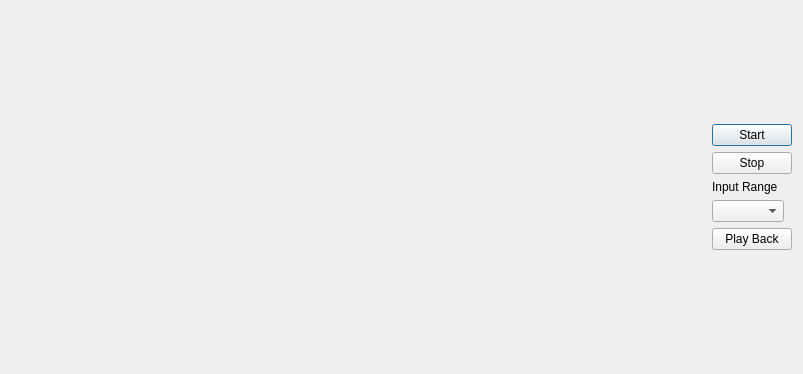
<?xml version="1.0" encoding="UTF-8"?>
<ui version="4.0">
 <class>SBMEECGAcquisitionDlg</class>
 <widget class="QDialog" name="SBMEECGAcquisitionDlg">
  <property name="geometry">
   <rect>
    <x>0</x>
    <y>0</y>
    <width>803</width>
    <height>374</height>
   </rect>
  </property>
  <property name="windowTitle">
   <string>Dialog</string>
  </property>
  <layout class="QHBoxLayout" name="horizontalLayout_2">
   <item>
    <layout class="QHBoxLayout" name="horizontalLayout">
     <item>
      <spacer name="horizontalSpacer">
       <property name="orientation">
        <enum>Qt::Horizontal</enum>
       </property>
       <property name="sizeHint" stdset="0">
        <size>
         <width>638</width>
         <height>209</height>
        </size>
       </property>
      </spacer>
     </item>
     <item>
      <layout class="QVBoxLayout" name="verticalLayout_4">
       <item>
        <spacer name="verticalSpacer">
         <property name="orientation">
          <enum>Qt::Vertical</enum>
         </property>
         <property name="sizeHint" stdset="0">
          <size>
           <width>20</width>
           <height>100</height>
          </size>
         </property>
        </spacer>
       </item>
       <item>
        <layout class="QVBoxLayout" name="verticalLayout_2">
         <item>
          <layout class="QVBoxLayout" name="verticalLayout">
           <item>
            <widget class="QPushButton" name="pushButton_StartDAQ">
             <property name="sizePolicy">
              <sizepolicy hsizetype="Fixed" vsizetype="Fixed">
               <horstretch>0</horstretch>
               <verstretch>0</verstretch>
              </sizepolicy>
             </property>
             <property name="text">
              <string>Start</string>
             </property>
            </widget>
           </item>
           <item>
            <widget class="QPushButton" name="pushButton_StopDAQ">
             <property name="sizePolicy">
              <sizepolicy hsizetype="Fixed" vsizetype="Fixed">
               <horstretch>0</horstretch>
               <verstretch>0</verstretch>
              </sizepolicy>
             </property>
             <property name="text">
              <string>Stop</string>
             </property>
            </widget>
           </item>
          </layout>
         </item>
         <item>
          <layout class="QVBoxLayout" name="verticalLayout_3">
           <item>
            <widget class="QLabel" name="label_InputRange">
             <property name="sizePolicy">
              <sizepolicy hsizetype="Fixed" vsizetype="Fixed">
               <horstretch>0</horstretch>
               <verstretch>0</verstretch>
              </sizepolicy>
             </property>
             <property name="text">
              <string>Input Range</string>
             </property>
            </widget>
           </item>
           <item>
            <widget class="QComboBox" name="comboBox_InputRange">
             <property name="sizePolicy">
              <sizepolicy hsizetype="Fixed" vsizetype="Fixed">
               <horstretch>0</horstretch>
               <verstretch>0</verstretch>
              </sizepolicy>
             </property>
             <property name="editable">
              <bool>false</bool>
             </property>
            </widget>
           </item>
          </layout>
         </item>
         <item>
          <widget class="QPushButton" name="pushButton_PlayBack">
           <property name="text">
            <string>Play Back</string>
           </property>
          </widget>
         </item>
        </layout>
       </item>
       <item>
        <spacer name="verticalSpacer_4">
         <property name="orientation">
          <enum>Qt::Vertical</enum>
         </property>
         <property name="sizeHint" stdset="0">
          <size>
           <width>20</width>
           <height>100</height>
          </size>
         </property>
        </spacer>
       </item>
      </layout>
     </item>
    </layout>
   </item>
  </layout>
 </widget>
 <resources/>
 <connections/>
</ui>
